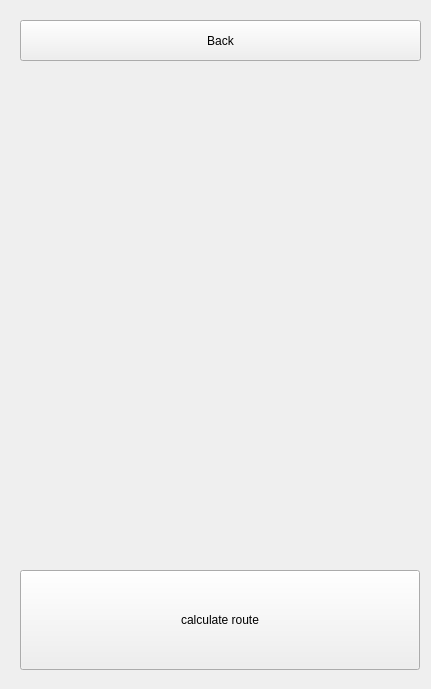
      <widget class="QWidget" name="page18">
       <widget class="QPushButton" name="button_goBack18">
        <property name="geometry">
         <rect>
          <x>20</x>
          <y>20</y>
          <width>401</width>
          <height>41</height>
         </rect>
        </property>
        <property name="text">
         <string>Back</string>
        </property>
       </widget>
       <widget class="QgsMapCanvas" name="QgsMapCanvas18" native="true">
        <property name="geometry">
         <rect>
          <x>20</x>
          <y>10</y>
          <width>402</width>
          <height>670</height>
         </rect>
        </property>
        <property name="minimumSize">
         <size>
          <width>402</width>
          <height>670</height>
         </size>
        </property>
        <property name="maximumSize">
         <size>
          <width>402</width>
          <height>670</height>
         </size>
        </property>
       </widget>
       <widget class="QPushButton" name="button_calculateRoute18">
        <property name="geometry">
         <rect>
          <x>20</x>
          <y>570</y>
          <width>400</width>
          <height>100</height>
         </rect>
        </property>
        <property name="minimumSize">
         <size>
          <width>400</width>
          <height>100</height>
         </size>
        </property>
        <property name="maximumSize">
         <size>
          <width>400</width>
          <height>100</height>
         </size>
        </property>
        <property name="text">
         <string>calculate route</string>
        </property>
       </widget>
       <zorder>QgsMapCanvas18</zorder>
       <zorder>button_goBack18</zorder>
       <zorder>button_calculateRoute18</zorder>
      </widget>
